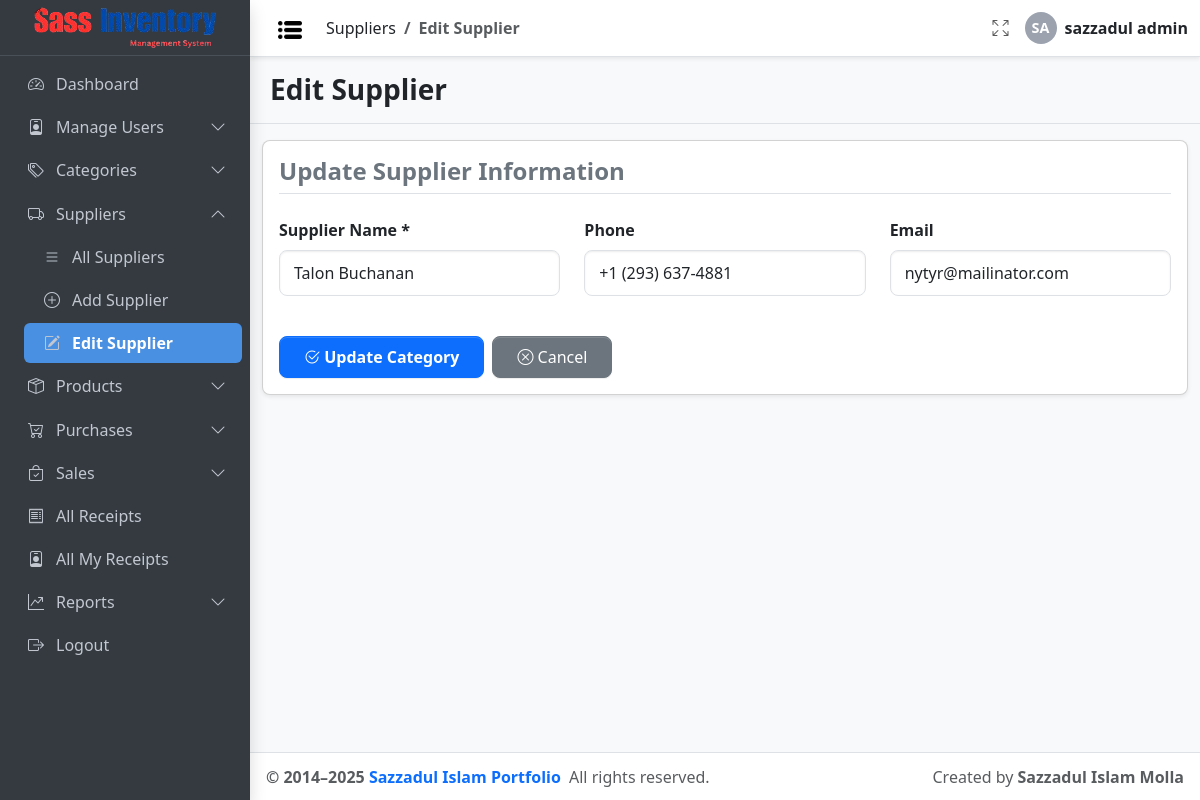
The app's page /supplier/edit.php?id=1 (signed in) with its own data.
### tables this page shows
CREATE TABLE `supplier` (
  `id` int(11) NOT NULL,
  `name` varchar(100) NOT NULL,
  `phone` varchar(20) DEFAULT NULL,
  `email` varchar(100) DEFAULT NULL,
  `created_at` timestamp NOT NULL DEFAULT current_timestamp(),
  `updated_at` timestamp NOT NULL DEFAULT current_timestamp() COMMENT 'Auto-update on record change'
);

### config/db_config.php (called while the page is built, shortened)
<?php
$Project_URL = "http://localhost/Sass_Inventory_Management/";

### supplier/edit.php (the view, shortened to what this page needs)
<?php
include_once __DIR__ . '/../config/auth_guard.php';
?>
<!doctype html>
<html lang="en">
<head>
  <link rel="stylesheet"
    href="https://cdn.jsdelivr.net/npm/@fontsource/source-sans-3@5.0.12/index.css"
    media="print" onload="this.media='all'" />
  <link rel="stylesheet"
    href="https://cdn.jsdelivr.net/npm/bootstrap-icons@1.13.1/font/bootstrap-icons.min.css" />
  <link rel="stylesheet" href="<?= $Project_URL ?>/css/adminlte.css" />
</head>
<?php
$conn = connectDB();
$supplier_id = intval($_GET['id']);
$stmt = $conn->prepare("SELECT * FROM supplier WHERE id = ?");
$stmt->bind_param("i", $supplier_id);
$stmt->execute();
$result = $stmt->get_result();
$supplier = $result->fetch_assoc();
?>
<body class="layout-fixed sidebar-expand-lg bg-body-tertiary">
  <div class="app-wrapper">
    <?php include_once '../Inc/Navbar.php'; ?>
    <?php include_once '../Inc/Sidebar.php'; ?>
    <main class="app-main">
      <div class="app-content-header py-3 border-bottom">
        <div class="container-fluid d-flex justify-content-between align-items-center flex-wrap">
          <h3 class="mb-0" style="font-weight: 800;">Edit Supplier</h3>
        </div>
      </div>
      <div class="app-content-body mt-3">
        <div class="container-fluid">
          <div class="card shadow-sm rounded-3">
            <div class="card-body">
              <h4 class="mb-4 fw-bold text-secondary border-bottom pb-2">
                Update Supplier Information
              </h4>
              <form method="POST" action="">
                <div class="row">
                  <div class="col-md-4 mb-3">
                    <label for="name" class="form-label">Supplier Name *</label>
                    <input type="text" name="name" id="name" class="form-control"
                      value="<?= htmlspecialchars($supplier['name']) ?>" required>
                  </div>
                  <div class="col-md-4 mb-3">
                    <label for="phone" class="form-label">Phone</label>
                    <input type="text" name="phone" id="phone" class="form-control"
                      value="<?= htmlspecialchars($supplier['phone']) ?>">
                  </div>
                  <div class="col-md-4 mb-3">
                    <label for="email" class="form-label">Email</label>
                    <input type="email" name="email" id="email" class="form-control"
                      value="<?= htmlspecialchars($supplier['email']) ?>">
                  </div>
                </div>
                <div class="mt-4 d-flex gap-2">
                  <button type="submit" name="submit" class="btn btn-primary px-4 py-2">
                    <i class="bi bi-check2-circle"></i> Update Category
                  </button>
                  <a href="index.php" class="btn btn-secondary px-4 py-2">
                    <i class="bi bi-x-circle"></i> Cancel
                  </a>
                </div>
              </form>
            </div>
          </div>
        </div>
      </div>
    </main>
    <?php include_once '../Inc/Footer.php'; ?>
  </div>
</body>
</html>

### supplier/edit.php (style rules this page uses)
.form-label { font-weight: 600; }
.form-control, .form-select { padding: 10px 14px; border-radius: 8px; }
.btn-primary { border-radius: 8px; font-weight: 600; }
.btn-secondary { border-radius: 8px; }

### records on screen
supplier: name "Talon Buchanan", phone "+1 (293) 637-4881", email "nytyr@mailinator.com"

### other values on screen
$parentTitle "Suppliers"
$childTitle "Edit Supplier"
$initials "SA"
$_SESSION['username'] "sazzadul admin"
$menu['title'] "Dashboard"
$menu['title'] "Manage Users"
$menu['title'] "Categories"
$menu['title'] "Suppliers"
$sub['title'] "All Suppliers"
$sub['title'] "Add Supplier"
$sub['title'] "Edit Supplier"
$menu['title'] "Products"
$menu['title'] "Purchases"
$menu['title'] "Sales"
$menu['title'] "All Receipts"
